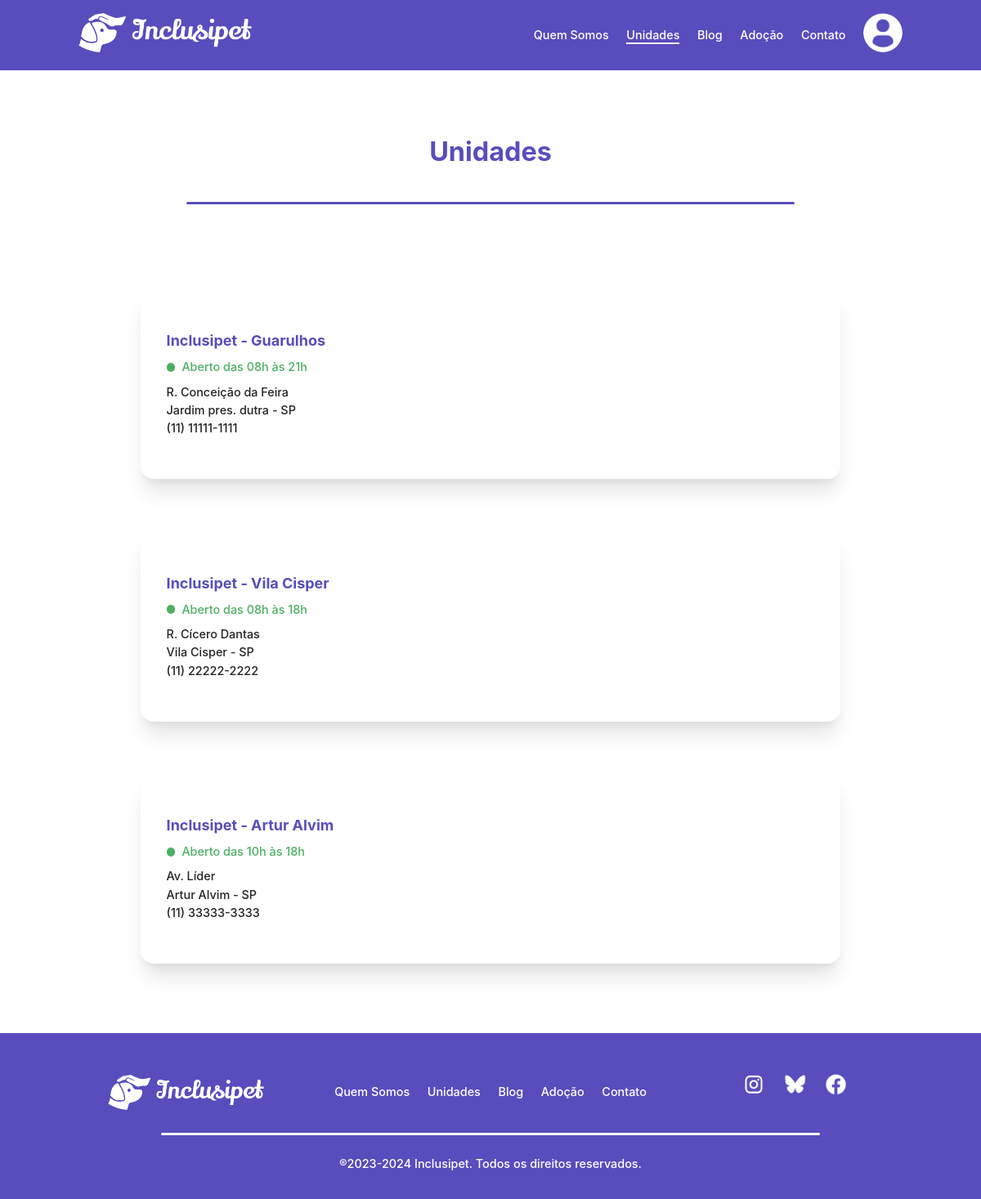
Screenshot of /view/pages/Unidades/unidades.php with the database file from the repository.
### tables this page shows
CREATE TABLE `unidade` (
  `CodUnidade` int(11) NOT NULL,
  `Nome` varchar(35) NOT NULL,
  `Endereco` varchar(50) NOT NULL,
  `Bairro` varchar(50) NOT NULL,
  `Telefone` varchar(15) NOT NULL,
  `HorarioInicial` time DEFAULT NULL,
  `HorarioFinal` time DEFAULT NULL,
  `Link` text NOT NULL
);

### model/Arquivo/Inicializacao/globals.php (called while the page is built, shortened)
<?php
  $BASE_URL = "http://" . $_SERVER["SERVER_NAME"] . dirname($_SERVER["REQUEST_URI"]."?") . "/";

### controller/DAO/AgendamentoDAO/AgendamentoDAO.php (called while the page is built, shortened)
<?php
class AgendamentoDAO implements AgendamentoDAOInterface
{
    private $conn;
    public function __construct(PDO $conn, $url)
    {
        $this->conn = $conn;
    }
    public function getAllUnidade()
    {
        $stmt = $this->conn->prepare("SELECT * FROM unidade");
        $stmt->execute();
        if ($stmt->rowCount() > 0) {
            $unidade = $stmt->fetchAll();
            return $unidade;
        }
    }
}

### view/pages/Unidades/unidades.php (the view, shortened to what this page needs)
<!DOCTYPE html>
<html lang="pt-br">
<head>
  <link rel="stylesheet" href="../../assets/css/StyleGeral.css" />
  <link rel="stylesheet" href="../../assets/css/StyleUnidades.css" />
</head>
<body>
  <?php
  include('../../components/headers/header.php');
  require_once("../../../controller/DAO/AgendamentoDAO/AgendamentoDAO.php");
  $agendamentoDao = new AgendamentoDAO($conn, $BASE_URL);
  $unidades = $agendamentoDao->getAllUnidade()
    ?>
  <div class="container container__unidades">
    <div class="container">
      <div class="titulo">Unidades</div>
      <div class="hr"></div>
    </div>
    <?php foreach ($unidades as $unidade): ?>
      <div class="cartao__unidades" inicial="<?= explode(':', trim($unidade[5]))[0] ?>"
        final="<?= explode(':', trim($unidade[6]))[0] ?>">
        <div class="cartao-body">
          <strong class="cartao-titulo"><?= $unidade[1] ?></strong>
          <div class="cartao-subtitulo">
            <div class="status"></div>
            <div class="texto-subtitulo">Aberto das <?= explode(':00', trim($unidade[5]))[0] ?>h às
              <?= explode(':00', trim($unidade[6]))[0] ?>h
            </div>
          </div>
          <p class="card-text">
            <?= $unidade[2] ?><br />
            <?= $unidade[3] ?><br />
            <?= $unidade[4] ?>
          </p>
        </div>
        <iframe src="<?= $unidade[7] ?>" class="iframe"></iframe>
      </div>
    <?php endforeach; ?>
  </div>
  <?php
  include('../../components/footer.php');
  ?>
</body>
</html>

### view/assets/css/StyleGeral.css (style rules this page uses)
:root { --white: #ffffff; --light-gray: #f3f3f3; --gray: #434343; --grayblack: #232323; --shadow: #00000040; --purple: #574dbd; --purplehover: #403898; --overlay: rgba(87, 77, 189, 0.25); --green-light: #51c09f; --green: #4cb062; --greenhover: #38884a; --yellow: #ffb800; --yellowhover: #f59f00; --red: #ff4848; --redhover: #c73131; --size-xxs: 0.45rem; --size-xs: 0.7425rem; --size-sm: 0.7875rem; --size-base: 0.9rem; --size-lg: 1.0125rem; --size-xl: 1.125rem; --size-2x: 1.35rem; --size-3x: 1.6875rem; --size-4x: 2.025rem; --size-5x: 2.7rem; --size-6x: 3.15rem; --size-7x: 4.05rem; --size-8x: 5.4rem; --size-9x: 7.2rem; --size-10x: 9rem; }
*, *::before, *::after { box-sizing: border-box; margin: 0; padding: 0; line-height: calc(1em + 0.5rem); font-family: "inter"; }
body { overflow-x: hidden; color: var(--grayblack); font-weight: 500; font-size: var(--size-xl); position: relative; min-height: 100vh; padding-bottom: 18.75rem; overflow-y: scroll; }
img, picture, video, iframe { max-width: 100%; border-width: 0; }
.titulo { text-align: center; color: var(--purple); font-weight: 700; font-size: var(--size-5x); }
strong { font-weight: 700; color: var(--purple); }
.hr { border-top: 3px solid var(--purple); border-radius: 5px; width: 75%; margin-block: 2.5rem; margin-inline: auto; }
.container { max-width: 1536px; margin-inline: auto; padding-left: 0.5rem; width: 100%; padding-right: 0.5rem; }
@media (max-width: 1536px) { .container { max-width: 1280px; } }
@media (max-width: 1280px) { .container { max-width: 1024px; } }
@media (max-width: 1280px) { .titulo { font-size: var(--size-4x); } }
@media (max-width: 1280px) { body { padding-bottom: 18rem; font-size: var(--size-base); } }

### view/assets/css/StyleUnidades.css (style rules this page uses)
:root { --green: #4cb062; }
.container__unidades { display: flex; flex-direction: column; justify-content: center; align-items: center; margin-top: 5rem; gap: 4rem; }
.cartao__unidades { display: flex; justify-content: space-between; background-color: var(--white); border-radius: 1rem; gap: 1em; width: 85%; box-shadow: 0px 20px 24px -4px rgba(0, 0, 0, 0.1), 0px 8px 8px -4px rgba(0, 0, 0, 0.05); }
.cartao-body { width: 50%; display: flex; flex-direction: column; gap: 0.5rem; padding-left: 2rem; margin-top: 3.5em; margin-bottom: 3.5em; }
.iframe { border-radius: 1rem; width: 50%; }
.cartao-titulo { font-size: var(--size-2x); font-weight: 700; }
.cartao-subtitulo { display: flex; align-items: center; gap: 0.5rem; }
.texto-subtitulo { color: var(--green); }
.status { width: 0.75em; height: 0.75em; background-color: var(--green); border-radius: 10rem; }
@media (max-width: 1280px) { .cartao-titulo { font-size: var(--size-xl); } }

### rows the page displays
unidade: Nome "Inclusipet - Guarulhos", HorarioInicial "08", HorarioFinal "21", Endereco "R. Conceição da Feira", Bairro "Jardim pres. dutra - SP", Telefone "(11) 11111-1111"
unidade: Nome "Inclusipet - Vila Cisper", HorarioInicial "08", HorarioFinal "18", Endereco "R. Cícero Dantas", Bairro "Vila Cisper - SP", Telefone "(11) 22222-2222"
unidade: Nome "Inclusipet - Artur Alvim", HorarioInicial "10", HorarioFinal "18", Endereco "Av. Líder", Bairro "Artur Alvim - SP", Telefone "(11) 33333-3333"
